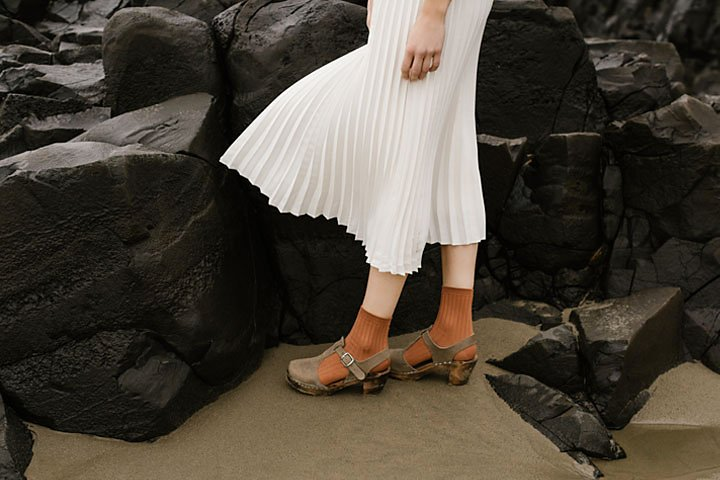
#> input picture resources/highlights_and_shadows.jpg, 720 x 480 px, found by its file name
$ python 10.py
#> lines starting #> are read from the running program, lines starting #| are printed output that depends on the picture
import cv2 as cv
import numpy as np
import matplotlib.pyplot as plt

DIAMETER = 9
SIGMA_S = 5  # Spatial Sigma
SIGMA_R = 25  # Range Sigma

def manual_bilateral_filter(image, diameter, sigma_s, sigma_r):
    height, width = image.shape
    out = np.zeros((height, width), dtype=np.float32)
    radius = diameter // 2

    # Work in float to avoid uint8 wrap-around on differences
    padded_image = np.pad(image.astype(np.float32), ((radius, radius), (radius, radius)), mode='reflect')  # Pad image to handle borders

    # Pre-compute spatial gaussian weights
    ys, xs = np.mgrid[-radius:radius+1, -radius:radius+1]
    spatial_w = np.exp(-(xs**2 + ys**2) / (2.0 * sigma_s**2)).astype(np.float32)

    for y in range(height):
        for x in range(width):
            patch = padded_image[y:y+diameter, x:x+diameter]
            center = padded_image[y + radius, x + radius]

            diff = patch - center   # Difference from center pixel
            range_w = np.exp(-(diff * diff) / (2.0 * sigma_r**2)).astype(np.float32)

            w = spatial_w * range_w     # Combine the two weights: spatial and range

            # Normalize & weighted sum
            w_sum = np.sum(w)
            if w_sum > 1e-8:
                out[y, x] = np.sum(w * patch) / w_sum
            else:
                out[y, x] = center
    return np.clip(out, 0, 255).astype(np.uint8)

def main():
    im = cv.imread("resources/highlights_and_shadows.jpg", cv.IMREAD_GRAYSCALE)
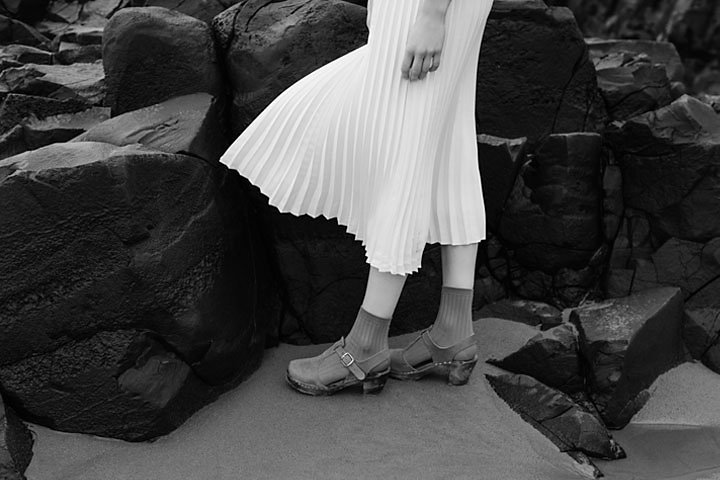
#> im: shape (480, 720); min 0, max 255, mean 69.5
    assert im is not None, "Image not found!"

    blurred_image = cv.GaussianBlur(im, (DIAMETER, DIAMETER), sigmaX=SIGMA_S)
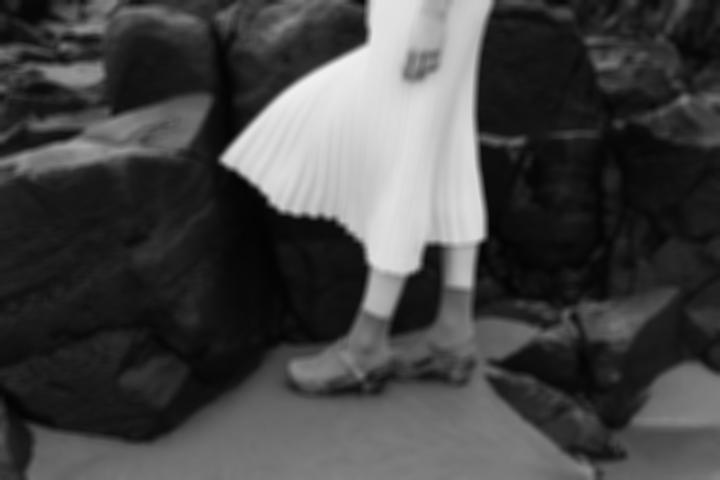
#> blurred_image: shape (480, 720); min 3, max 239, mean 69.5
    bilateral_cv = cv.bilateralFilter(im, DIAMETER, SIGMA_R, SIGMA_S)
    bilateral_manual = manual_bilateral_filter(im, DIAMETER, SIGMA_S, SIGMA_R)
#> in manual_bilateral_filter, `padded_image = np.pad(image.astype(np.float32), ((radius, radius), (ra..`:
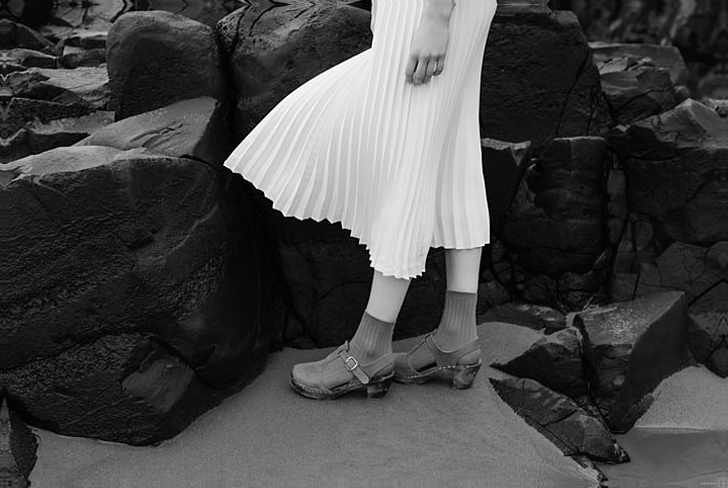
#> padded_image: shape (488, 728) float32; min 0, max 255, mean 69.7

    fig, ((ax1, ax2), (ax3, ax4)) = plt.subplots(2, 2, figsize=(12, 8))

    ax1.imshow(im, cmap='gray')
    ax1.set_title('Original Grayscale Image')
    ax1.axis('off')

    ax2.imshow(blurred_image, cmap='gray')
    ax2.set_title('Gaussian Blurred Image')
    ax2.axis('off')

    ax3.imshow(bilateral_cv, cmap='gray')
    ax3.set_title('Bilateral Filtered Image (OpenCV)')
    ax3.axis('off')

    ax4.imshow(bilateral_manual, cmap='gray')
    ax4.set_title('Bilateral Filtered Image (Manual)')
    ax4.axis('off')

    plt.tight_layout()
    plt.show()
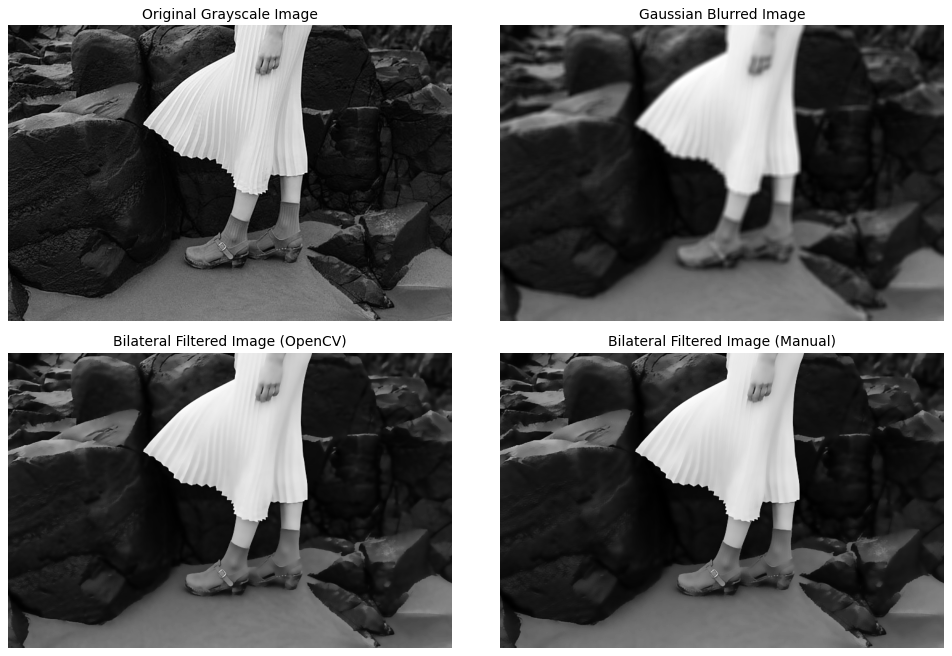
#> figure drawn by matplotlib, 4 panels

main()
